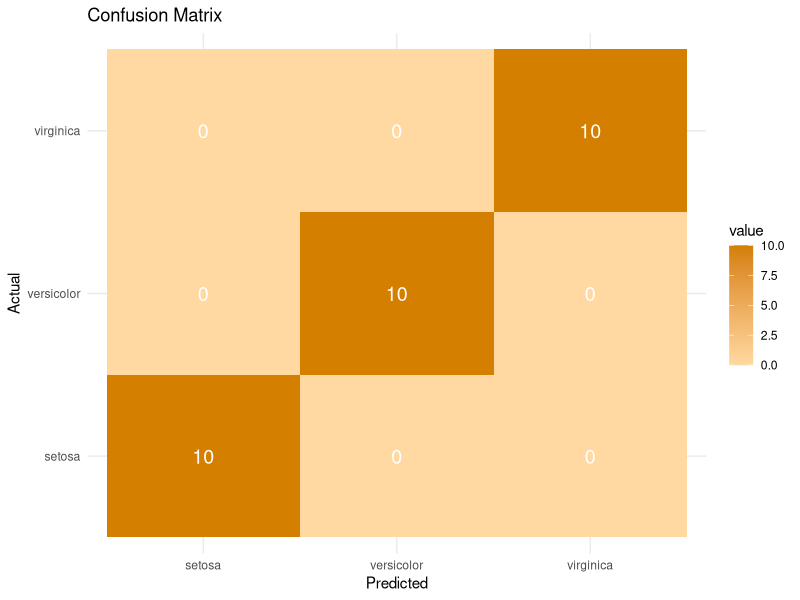

Generate this figure with R:
library(caret)      # train/test split, confusionMatrix
library(e1071)      # Naive Bayes
library(ggplot2)    # visualization
library(reshape2)   # confusion matrix reshaping

# data manipulation
X <- iris[, 1:4]      # features
y <- iris$Species     # target

set.seed(12)

# data set splitting (80% train, 20% test)
train_index <- createDataPartition(y, p = 0.8, list = FALSE)

X_train <- X[train_index, ]
X_test  <- X[-train_index, ]

y_train <- y[train_index]
y_test  <- y[-train_index]

# model fitting (gaussian naive bayes)
naive_b <- naiveBayes(x = X_train, y = y_train)

# prediction
y_pred <- predict(naive_b, X_test)

# confusion matrix
confusionMatrix(y_pred, y_test)

# confusion matrix (heatmap)
conf_mat <- table(Actual = y_test, Predicted = y_pred)
conf_df <- melt(conf_mat)

ggplot(conf_df, aes(x = Predicted, y = Actual, fill = value)) +
  geom_tile() +
  geom_text(aes(label = value), color = "white", size = 5) +
  scale_fill_gradient(low = "#ffd9a1", high = "#d47f00") +
  labs(title = "Confusion Matrix",
       x = "Predicted",
       y = "Actual") +
  theme_minimal()
